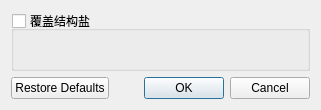
<?xml version="1.0" encoding="UTF-8"?>
<ui version="4.0">
 <class>ExtGenDialog</class>
 <widget class="QDialog" name="ExtGenDialog">
  <property name="geometry">
   <rect>
    <x>0</x>
    <y>0</y>
    <width>321</width>
    <height>110</height>
   </rect>
  </property>
  <property name="windowTitle">
   <string>世界设置 (实验性)</string>
  </property>
  <property name="windowIcon">
   <iconset resource="../icons.qrc">
    <normaloff>:/icons/map.png</normaloff>:/icons/map.png</iconset>
  </property>
  <layout class="QGridLayout" name="gridLayout">
   <item row="1" column="0" colspan="2">
    <widget class="QGroupBox" name="groupSalts">
     <property name="title">
      <string>覆盖结构盐</string>
     </property>
     <property name="checkable">
      <bool>true</bool>
     </property>
     <property name="checked">
      <bool>false</bool>
     </property>
    </widget>
   </item>
   <item row="2" column="0" colspan="2">
    <widget class="QDialogButtonBox" name="buttonBox">
     <property name="orientation">
      <enum>Qt::Horizontal</enum>
     </property>
     <property name="standardButtons">
      <set>QDialogButtonBox::Cancel|QDialogButtonBox::Ok|QDialogButtonBox::RestoreDefaults</set>
     </property>
    </widget>
   </item>
  </layout>
 </widget>
 <resources>
  <include location="../icons.qrc"/>
 </resources>
 <connections>
  <connection>
   <sender>buttonBox</sender>
   <signal>accepted()</signal>
   <receiver>ExtGenDialog</receiver>
   <slot>accept()</slot>
   <hints>
    <hint type="sourcelabel">
     <x>248</x>
     <y>254</y>
    </hint>
    <hint type="destinationlabel">
     <x>157</x>
     <y>274</y>
    </hint>
   </hints>
  </connection>
  <connection>
   <sender>buttonBox</sender>
   <signal>rejected()</signal>
   <receiver>ExtGenDialog</receiver>
   <slot>reject()</slot>
   <hints>
    <hint type="sourcelabel">
     <x>316</x>
     <y>260</y>
    </hint>
    <hint type="destinationlabel">
     <x>286</x>
     <y>274</y>
    </hint>
   </hints>
  </connection>
 </connections>
</ui>
